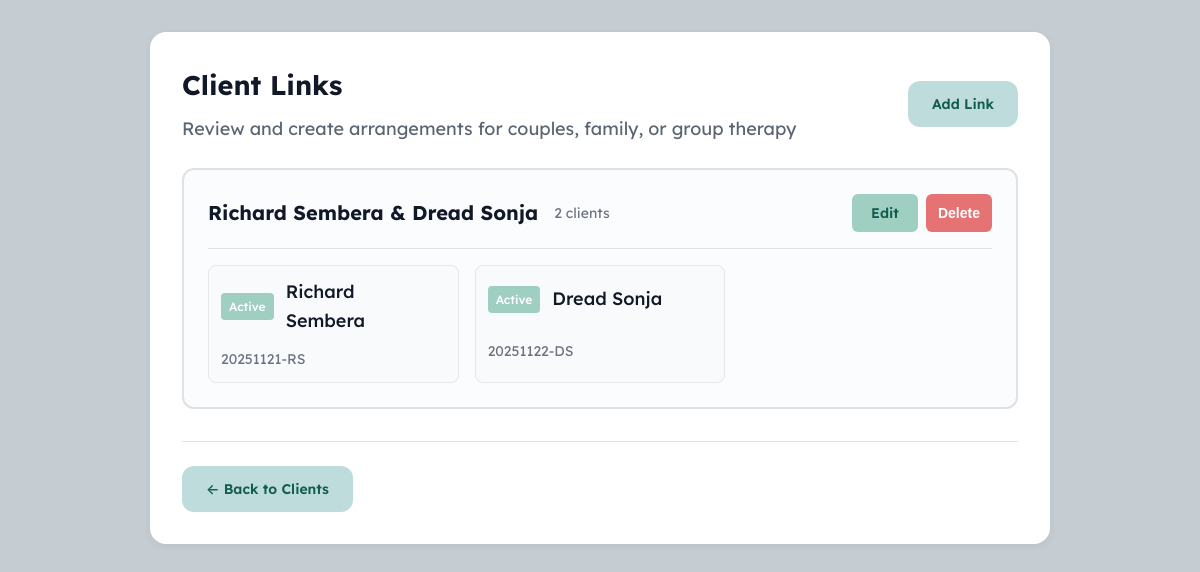
Screenshot of /links with the database file from the repository.
### tables this page shows
CREATE TABLE link_groups (
                id INTEGER PRIMARY KEY AUTOINCREMENT,
                format TEXT,
                session_duration INTEGER,
                created_at INTEGER NOT NULL
            );

CREATE TABLE clients (
                id INTEGER PRIMARY KEY AUTOINCREMENT,
                file_number TEXT UNIQUE NOT NULL,
                first_name TEXT NOT NULL,
                middle_name TEXT,
                last_name TEXT NOT NULL,
                type_id INTEGER NOT NULL,
                session_offset INTEGER DEFAULT 0,
                created_at INTEGER NOT NULL,
                modified_at INTEGER NOT NULL,
                is_deleted INTEGER DEFAULT 0,
                FOREIGN KEY (type_id) REFERENCES client_types(id)
            );

CREATE TABLE client_types (
                id INTEGER PRIMARY KEY AUTOINCREMENT,
                name TEXT UNIQUE NOT NULL,
                color TEXT NOT NULL,
                color_name TEXT,
                bubble_color TEXT,
                retention_period INTEGER,
                is_system INTEGER DEFAULT 0,
                is_system_locked INTEGER DEFAULT 0,
                created_at INTEGER NOT NULL,
                modified_at INTEGER NOT NULL
            );

### web/blueprints/links.py (the view)
@links_bp.route('/links')
def manage_links():
    link_groups = db.get_all_link_groups()
    all_clients = db.get_all_clients()
    for client in all_clients:
        client['type'] = db.get_client_type(client['type_id'])
    for group in link_groups:
        for member in group.get('members', []):
            member['type'] = db.get_client_type(member['type_id'])
    return render_template('manage_links.html',
                         link_groups=link_groups,
                         all_clients=all_clients)

### core/database.py (called while the page is built)
    def connect(self):
        conn = sqlite3.connect(str(self.db_path), timeout=10.0)
        conn.execute('PRAGMA journal_mode=WAL')
        return conn

    def get_client_type(self, type_id: int) -> Optional[Dict[str, Any]]:
        conn = self.connect()
        conn.row_factory = sqlite3.Row
        cursor = conn.cursor()
        cursor.execute("SELECT * FROM client_types WHERE id = ?", (type_id,))
        row = cursor.fetchone()
        conn.close()
        return dict(row) if row else None

    def get_all_clients(self, type_id: Optional[int] = None) -> List[Dict[str, Any]]:
        conn = self.connect()
        conn.row_factory = sqlite3.Row
        cursor = conn.cursor()
        if type_id:
            cursor.execute(
                "SELECT * FROM clients WHERE type_id = ? AND is_deleted = 0 ORDER BY file_number",
                (type_id,)
            )
        else:
            cursor.execute("SELECT * FROM clients WHERE is_deleted = 0 ORDER BY file_number")
        rows = cursor.fetchall()
        conn.close()
        return [dict(row) for row in rows]

### web/templates/manage_links.html (shortened to what this page needs)
{% extends "base.html" %}
{% block extra_css %}
<link rel="stylesheet" href="{{ url_for('static', filename='css/manage_links.css') }}">
{% endblock %}
{% block content %}
<div class="card">
    <div class="header-row">
        <div>
            <h2>Client Links</h2>
            <p style="color: #5B6571; margin-top: 0.5rem;">Review and create arrangements for couples, family, or group therapy</p>
        </div>
        <div style="display: flex; gap: 0.75rem;">
            <a href="{{ url_for('links.add_link_group') }}" class="btn-add">Add Link</a>
        </div>
    </div>
    {% if link_groups %}
    <div class="link-groups">
        {% for group in link_groups %}
        <div class="link-group-card">
            <div class="group-header">
                <div class="group-info">
                    <h3>
                        {% if group.members|length == 2 %}
                            {{ group.members[0].first_name }} {{ group.members[0].last_name }} & {{ group.members[1].first_name }} {{ group.members[1].last_name }}
                        {% else %}
                            {{ group.members[0].last_name }} Link ({{ group.members|length }} clients)
                        {% endif %}
                    </h3>
                    <span class="member-count">{{ group.members|length }} clients</span>
                </div>
                <div class="group-actions">
                    <a href="{{ url_for('links.edit_link_group', group_id=group.id) }}" class="btn-small" style="padding: 0.375rem 1.2rem; font-size: 0.875rem; background: #9FCFC0; text-decoration: none; border-radius: 0.375rem; border: none; cursor: pointer;" title="Edit group">Edit</a>
                    <button onclick="deleteGroup({{ group.id }}, '{% if group.members|length == 2 %}{{ group.members[0].first_name }} {% if group.members[0].middle_name %}{{ group.members[0].middle_name }} {% endif %}& {{ group.members[1].first_name }} {% if group.members[1].middle_name %}{{ group.members[1].middle_name }} {% endif %}{% else %}Link Group ({{ group.members|length }} clients){% endif %}')" class="btn-small btn-danger" style="padding: 0.375rem 0.75rem; font-size: 0.875rem; background: #DC2626; color: white; border-radius: 0.375rem; border: none; cursor: pointer;" title="Delete group">Delete</button>
                </div>
            </div>
            <div class="group-members">
                {% for member in group.members %}
                <a href="{{ url_for('clients.client_file', client_id=member.id) }}" class="member-card{% if group.billing_type == 'principal' and loop.first %} principal-payer{% endif %}">
                    <span class="member-badge" style="background-color: {{ member.type.color }}">
                        {{ member.type.name }}
                    </span>
                    <span class="member-name">{{ member.first_name }} {% if member.middle_name %}{{ member.middle_name }} {% endif %}{{ member.last_name }}</span>
                    <br>
                    <span class="member-file">{{ member.file_number }}</span>
                </a>
                {% endfor %}
            </div>
        </div>
        {% endfor %}
    </div>
    {% else %}
    <div class="empty-state">
        <h2 style="margin: 0 0 0.5rem 0; color: #111827;">No Link Groups Yet</h2>
        <p style="margin: 0 0 0.5rem 0; color: #6B7280;">Link clients together for couples, family, or joint therapy sessions.</p>
    </div>
    {% endif %}
    <div style="margin-top: 2rem; padding-top: 1.5rem; border-top: 1px solid #DEE2E6;">
        <a href="{{ url_for('clients.index') }}" class="btn-add">← Back to Clients</a>
    </div>
</div>
{% endblock %}

### web/templates/base.html (shortened to what this page needs)
<!DOCTYPE html>
<html lang="en">
<head>
    <link rel="stylesheet" href="{{ url_for('static', filename='css/shared.css') }}">
    {% block extra_css %}{% endblock %}
</head>
<body>
    <main>
        {% block content %}{% endblock %}
    </main>
</body>
</html>

### web/static/css/shared.css (style rules this page uses)
:root { --color-primary: #1F8F74; --color-primary-light: #9FCFC0; --color-primary-lighter: #BFDCDC; --color-primary-dark: #115D4F; --color-border: #DEE2E6; --color-border-focus: #1F8F74; --color-background: #FBFCFD; --color-background-secondary: #F7FAFC; --color-background-tertiary: #F9FAFB; --color-text: #323B45; --color-text-heading: #2D3748; --color-text-muted: #718096; --color-text-light: #4B5563; --color-danger: #E57373; --color-danger-hover: #D32F2F; --color-success: #10B981; --color-warning: #F59E0B; --shadow-sm: 0 2px 8px rgba(0,0,0,0.06); --shadow-md: 0 4px 12px rgba(0,0,0,0.1); --shadow-focus: 0 0 0 3px rgba(31,143,116,0.06); --space-xs: 0.25rem; --space-sm: 0.5rem; --space-md: 0.75rem; --space-lg: 1rem; --space-xl: 1.5rem; --space-2xl: 2rem; }
.btn-danger { background: var(--color-danger) !important; color: white !important; }
.btn-small { padding: 0.5rem 1rem; background: var(--color-primary-lighter); color: var(--color-primary-dark); border: none; border-radius: 0.375rem; font-size: 0.75rem; font-weight: 600; cursor: pointer; transition: all 0.2s; text-decoration: none; height: 38px !important; line-height: 1 !important; box-sizing: border-box; display: inline-flex !important; align-items: center !important; justify-content: center !important; vertical-align: middle; }
.btn-small.btn-danger { background: var(--color-danger); color: white; }
.card { background: white; border-radius: 1rem; padding: var(--space-2xl); box-shadow: var(--shadow-sm); }

### web/static/css/manage_links.css (style rules this page uses)
.card { max-width: min(900px, 95vw); margin: 0 auto; }
.header-row { display: flex; justify-content: space-between; align-items: center; margin-bottom: 1.5rem; }
.header-row h2 { color: #111827; margin: 0; }
.btn-add { padding: 0.75rem 1.5rem; background: #BFDCDC; color: #115D4F; text-decoration: none; border-radius: 0.75rem; font-size: 0.875rem; font-weight: 600; transition: all 0.2s; display: inline-block; border: none; cursor: pointer; }
.link-groups { display: flex; flex-direction: column; gap: 1.5rem; margin-top: 1rem; }
.link-group-card { background: #FBFCFD; border: 2px solid #DEE2E6; border-radius: 0.75rem; padding: 1.5rem; transition: border-color 0.2s; }
.group-header { display: flex; justify-content: space-between; align-items: center; margin-bottom: 1rem; padding-bottom: 1rem; border-bottom: 1px solid #DEE2E6; }
.group-info { display: flex; align-items: center; gap: 1rem; }
.group-info h3 { margin: 0; color: #111827; font-size: 1.25rem; }
.member-count { color: #6B7280; font-size: 0.875rem; }
.group-actions { display: flex; gap: 0.5rem; }
.group-members { display: grid; grid-template-columns: repeat(auto-fill, minmax(250px, 1fr)); gap: 1rem; }
.member-card { display: flex; align-items: center; gap: 0.75rem; padding: 0.75rem; background: #F9FAFB; border: 1px solid #E5E7EB; border-radius: 0.5rem; text-decoration: none; color: inherit; transition: all 0.2s; flex-wrap: wrap; }
.member-badge { padding: 0.25rem 0.5rem; border-radius: 0.25rem; font-size: 0.75rem; font-weight: 500; color: white; white-space: nowrap; }
.member-name { flex: 1; font-weight: 500; color: #111827; }
.member-file { color: #6B7280; font-size: 0.875rem; }
.btn-danger { padding: 0.75rem 1.5rem; background: #FEE2E2; color: #DC2626; text-decoration: none; border-radius: 0.75rem; font-size: 0.875rem; font-weight: 600; border: none; cursor: pointer; transition: all 0.2s; }

### rows the page displays
link_groups: first_name "Richard", last_name "Sembera", first_name "Dread", last_name "Sonja", members|length "2"
client_types: type.name "Active" "Active"
clients: first_name "Richard", last_name "Sembera", file_number "20251121-RS"
clients: first_name "Dread", last_name "Sonja", file_number "20251122-DS"
